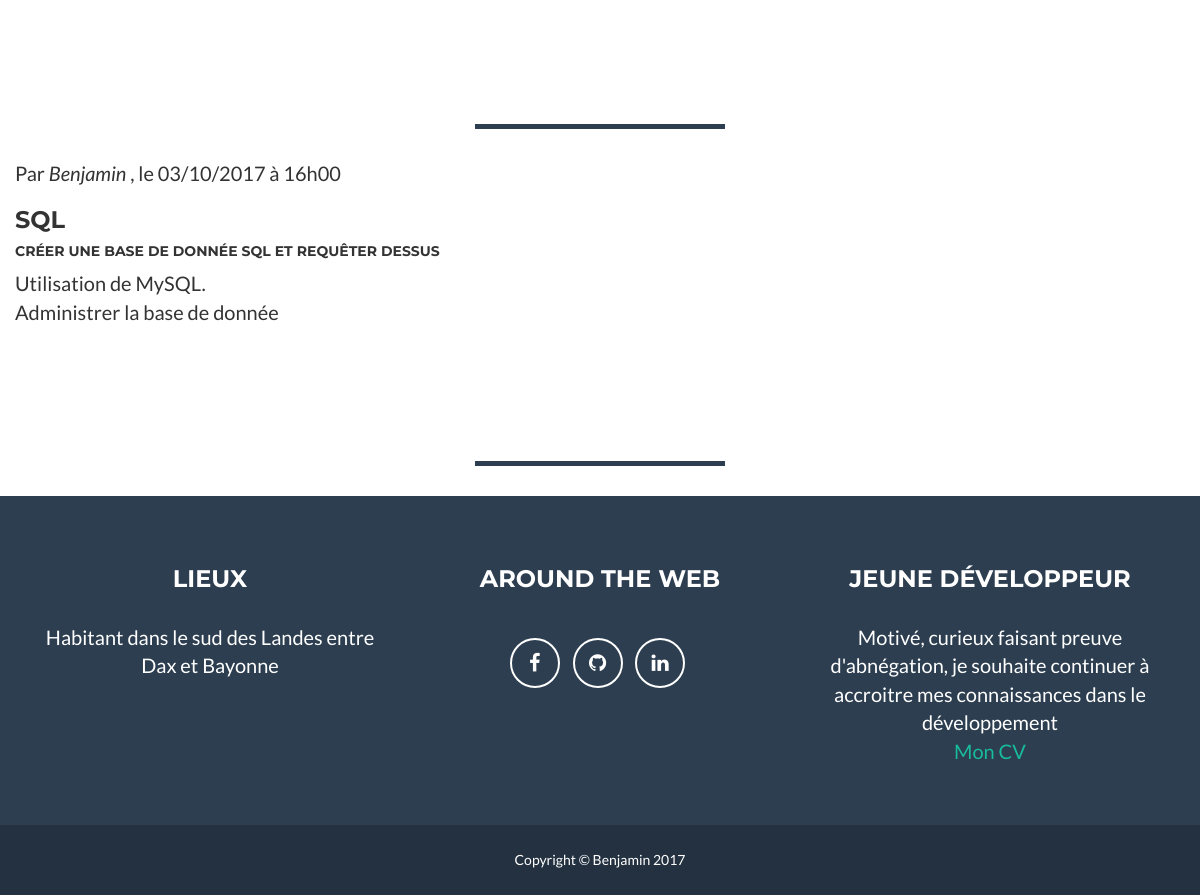
The page /index.php?action=article&id=5 (lower part) on the database as committed earlier.
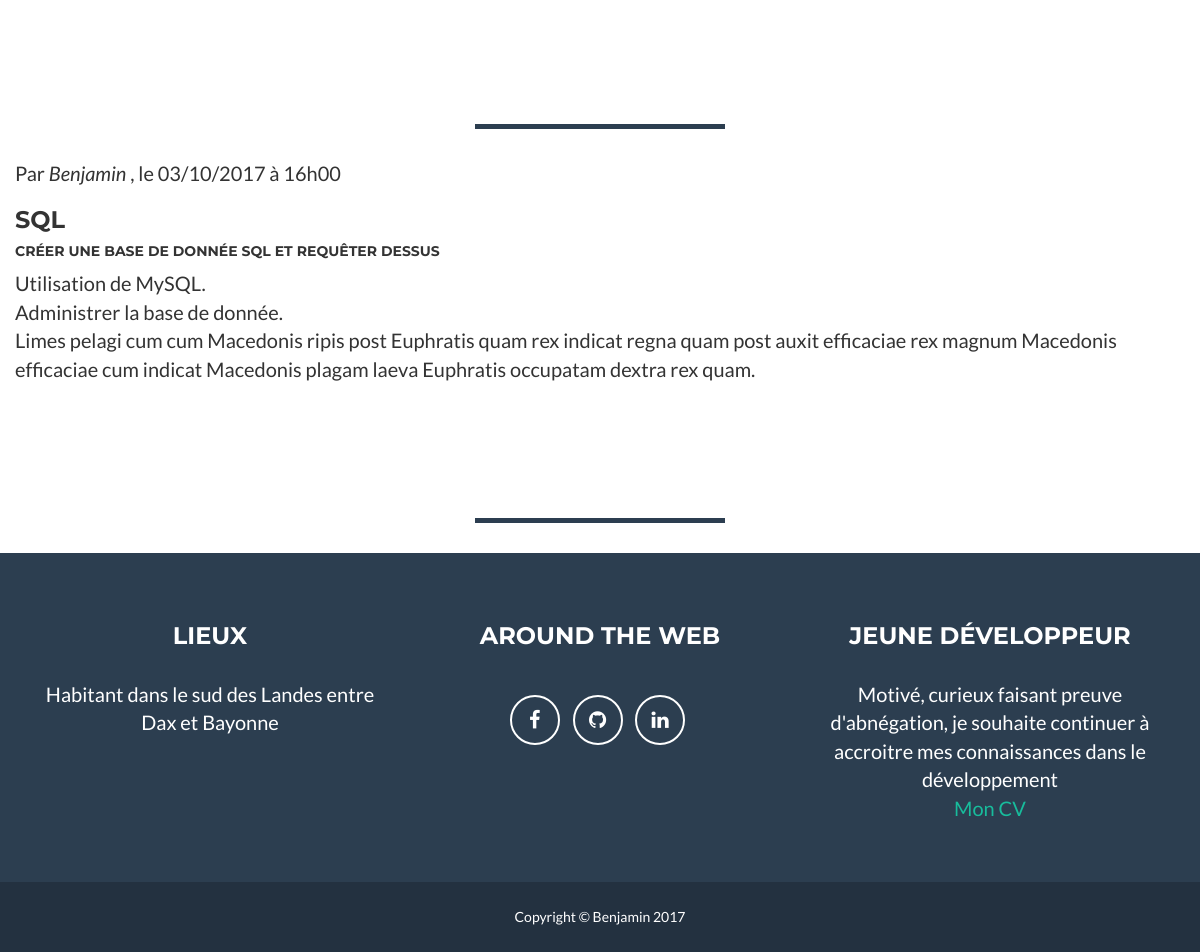
The same page on the database as committed later.
### tables this page shows
CREATE TABLE `article` (
  `id` int(5) NOT NULL,
  `auteur` varchar(30) NOT NULL,
  `titre` varchar(100) NOT NULL,
  `chapo` varchar(300) NOT NULL,
  `contenu` text NOT NULL,
  `dateAjout` datetime NOT NULL,
  `dateModif` datetime NOT NULL
);

### Controler/ControlerArticles.php (called while the page is built, shortened)
<?
require_once'Modele/Article.php';
require_once'Modele/ArticleManager.php';
	class ControlerArticles{
	public function article($id)
	{
	$db = Modele::getMysqlConnexionWithPDO();
	$manager = new ArticleManager($db);
	$article = $manager->getUnique((int) $_GET['id']);
	require 'View/viewArticle.php';
	}
	}

### index.php (called while the page is built, shortened)
<?php
$RouterFront = new RouterFront();
$RouterFront->routerRequete();

### Modele/ArticleManager.php (called while the page is built, shortened)
<?php
class ArticleManager extends Modele
{
  protected $db;
  public function __construct(PDO $db)
  {
    $this->db = $db;
  }
  public function getUnique($id)
  {
    $requete = $this->db->prepare('SELECT id, auteur, titre, chapo, contenu, dateAjout, dateModif FROM article WHERE id = :id');
    $requete->bindValue(':id', (int) $id, PDO::PARAM_INT);
    $requete->execute();
    $requete->setFetchMode(PDO::FETCH_CLASS | PDO::FETCH_PROPS_LATE, 'Article');
    $article = $requete->fetch();
    $article->setDateAjout(new DateTime($article->dateAjout()));
    $article->setDateModif(new DateTime($article->dateModif()));
    return $article;
  }
}

### Modele/Article.php (called while the page is built, shortened)
<?php
class Article extends Modele
{
  protected $erreurs = [],
            $id,
            $auteur,
            $titre,
            $chapo,
            $contenu,
            $dateAjout,
            $dateModif;
  public function setDateAjout(DateTime $dateAjout)
  {
    $this->dateAjout = $dateAjout;
  }
  public function setDateModif(DateTime $dateModif)
  {
    $this->dateModif = $dateModif;
  }
  public function auteur()
  {
    return $this->auteur;
  }
  public function titre()
  {
    return $this->titre;
  }
  public function chapo()
  {
    return $this->chapo;
  }
  public function contenu()
  {
    return $this->contenu;
  }
  public function dateAjout()
  {
    return $this->dateAjout;
  }
  public function dateModif()
  {
    return $this->dateModif;
  }
}

### View/viewArticle.php (the view, shortened to what this page needs)
<div class="article">
<?php
  echo '<p>Par <em>', $article->auteur(), '</em>, le ', $article->dateAjout()->format('d/m/Y à H\hi'), '</p>', "\n",
       '<h3>', $article->titre(), '</h3>', "\n",
       '<h5>', $article->chapo(), '</h5>', "\n",
       '<p>', nl2br($article->contenu()), '</p>', "\n";
?>
</div>
<?php require 'template.php'; ?>

Rows that differ between the two databases and show on the page:
changed article "SQL": contenu "Utilisation de MySQL. Administrer la base de donnée" → "…Administrer la base de donnée. Limes pelagi cum cum Macedonis ripis post Euphratis quam rex indicat regna quam post auxit efficaciae rex magnum Macedonis efficaciae cum indicat Macedonis plagam laeva Euphratis occupatam dextra rex quam."
